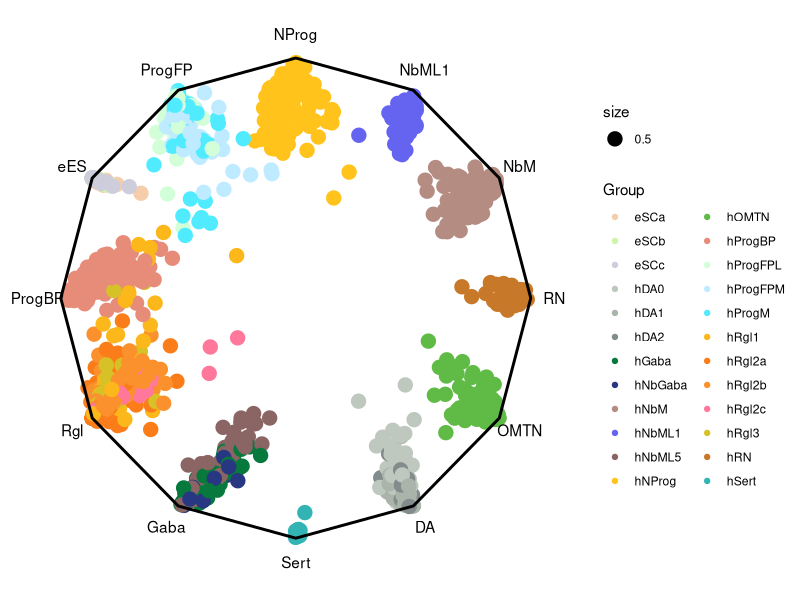
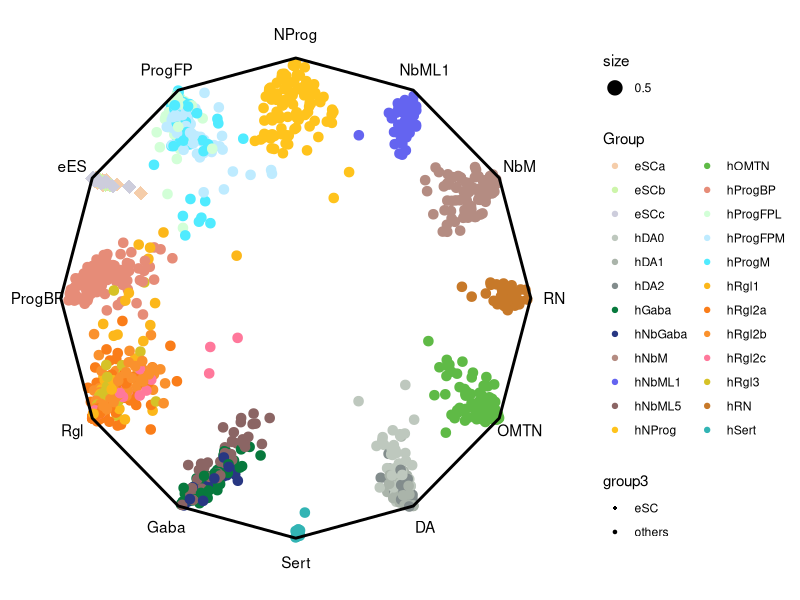
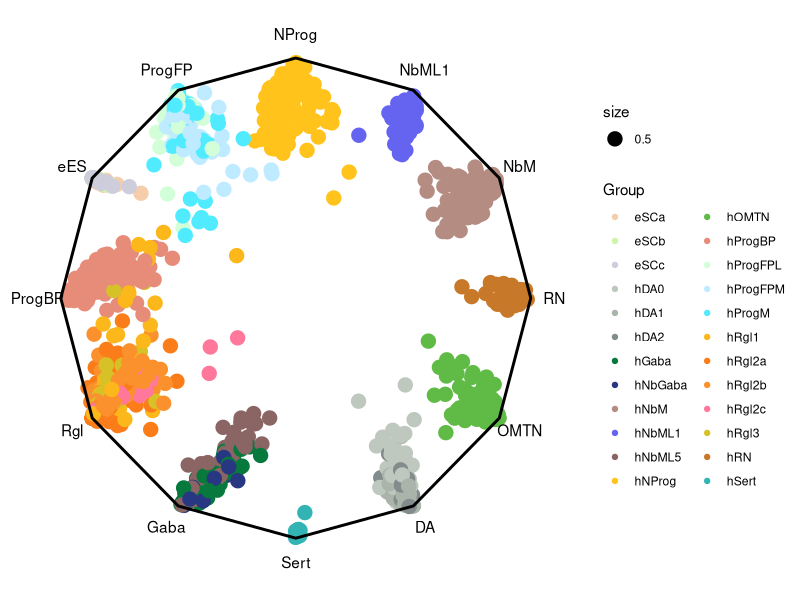
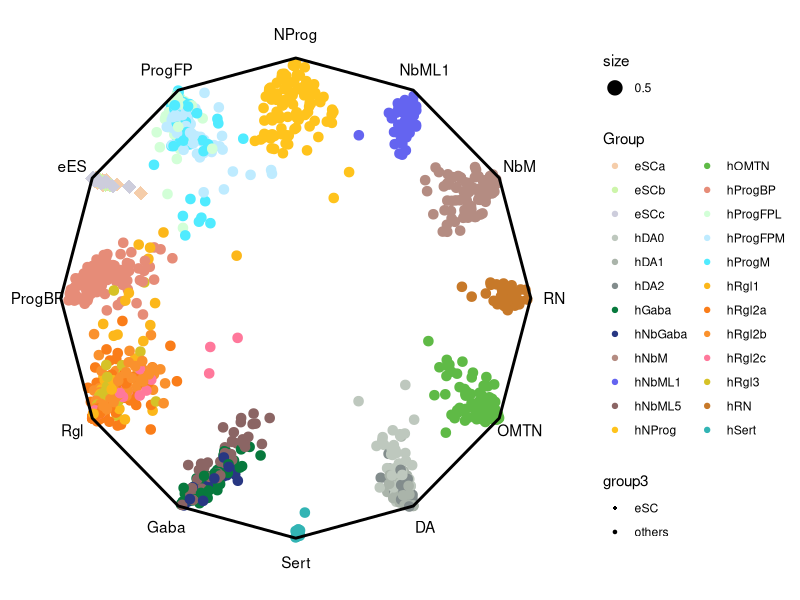

R code for these plots, in order:
## ---- chunk 1
knitr::opts_chunk$set(echo = TRUE)
## ---- chunk 2
options("repos"= c(CRAN="https://mirrors.tuna.tsinghua.edu.cn/CRAN/"))
options(BioC_mirror="http://mirrors.tuna.tsinghua.edu.cn/bioconductor/")

## ---- chunk 3
library(ggplot2)

Sys.setenv(LANGUAGE = "en") #显示英文报错信息
options(stringsAsFactors = FALSE) #禁止chr转成factor
## ---- chunk 4
# 读取文件
## 文件格式如下
### 行为某种观测（点），列为某种水平（角），末列标注各个点的归属情况
### 数据大小在0-1之间，样本间可比
raw.data <- read.table("easy_input.txt", header = T, stringsAsFactors = T)
## ---- chunk 5
# 记录末列的名称
txt <- colnames(raw.data)[ncol(raw.data)]

## 计算坐标轴角度
sides <- ncol(raw.data) - 1 # 边的个数（列数减1，因为有末列）
start_angle <- 90 # 开始角度
basis <- t(sapply((1:sides)-1, function(i){
  c(cos(2 * i * pi / sides + start_angle * pi / 180),
    sin(2 * i * pi / sides + start_angle * pi / 180))
}))

## 将12维的数据坐标投射到二维
data <- as.matrix(raw.data[, -match(txt, colnames(raw.data))]) %*% basis

# 准备绘图数据
### 点的数据
plot.data <- data.frame(
  "x" = data[, 1],
  "y" = data[, 2],
  "Group" = raw.data$celltype
)
### 多边形的数据
basis <- data.frame(
  "x" = basis[, 1],
  "y" = basis[, 2]
)
### 类图例的数据
label <- data.frame(
  "x" = 1.1 * basis[, 1],
  "y" = 1.1 * basis[, 2],
  "label" = colnames(raw.data)[-ncol(raw.data)]
)

### 设定颜色（由原Python代码改写来，使用的是RGB颜色）
color.palette <- list(
  'hEndo'=   c(190,  10,  10),'hPeric'= c(225, 160,  30),'hMgl'=    c(217, 245,   7),
  'hDA1'=    c(170, 180, 170),'hDA2'=   c(130, 140, 140),'hNbM'=    c(180, 140, 130),
  'hNbML1'=  c(100, 100, 240),'hProgM'= c( 80, 235, 255),'hProgFPM'=c(190, 235, 255),
  'hProgFPL'=c(210, 255, 215),'hProgBP'=c(230, 140, 120),'hNProg'=  c(255, 195,  28),
  'hNbML5'=  c(139, 101, 100),'hRgl1'=  c(252, 183,  26),'hRgl3'=   c(214, 194,  39),
  'hRgl2c'=  c(255, 120, 155),'hRgl2b'= c(250, 145,  45),'hRgl2a'=  c(250, 125,  25),
  'hDA0'=    c(190, 200, 190),'hOPC'=   c(255,  35, 155),'hRN'=     c(199, 121,  41),
  'hNbGaba'= c( 40,  55, 130),'hGaba'=  c(  7,  121, 61),'hOMTN'=   c( 95, 186,  70),
  'hSert'=   c( 50, 180, 180),'eSCa'=   c(245, 205, 170),'eSCb'=    c(205, 245, 170),
  'eSCc'=    c(205, 205, 220)
)
color.palette <- lapply(color.palette, function(x){
  rgb(red = x[1]/255, green = x[2]/255, blue = x[3]/255)
})
color.palette <- unlist(color.palette) # 最终的颜色格式为一个带名称的16进制字符串
## ---- chunk 6
ggplot(plot.data, aes(x = x, y = y)) +
  geom_point(aes(col = Group, size = .5)) +
  geom_polygon(mapping = aes(x = x, y = y), data = basis,
               fill = "transparent", color = "black", size = 1) +
  geom_text(mapping = aes(x = x, y = y, label = label), data = label) +
  scale_color_manual(values = color.palette) +
  theme_classic() +
  theme(axis.line = element_blank(),
        axis.title = element_blank(),
        axis.ticks = element_blank(),
        axis.text = element_blank())

ggsave("wheelplot.pdf", width = 10, height = 8) # 保存图形
## ---- chunk 7
# 这里用形状区分eSC及其他
plot.data$group3 <- "others"
plot.data[plot.data$Group %in% c("eSCa", "eSCb", "eSCc"),]$group3 <- "eSC"

ggplot(plot.data, aes(x = x, y = y)) +
  geom_point(aes(col = Group, shape = group3, size = .5)) + # 用group3控制点的形状
  scale_shape_manual(values = c(18, 20)) + # 20是圆，18是菱形，用?points查看更多形状
  geom_polygon(mapping = aes(x = x, y = y), data = basis,
               fill = "transparent", color = "black", size = 1) +
  geom_text(mapping = aes(x = x, y = y, label = label), data = label) +
  scale_color_manual(values = color.palette) +
  theme_classic() +
  theme(axis.line = element_blank(),
        axis.title = element_blank(),
        axis.ticks = element_blank(),
        axis.text = element_blank())

ggsave("wheelplot_plus.pdf", width = 8, height = 6) # 保存图形
## ---- chunk 8
sessionInfo()
